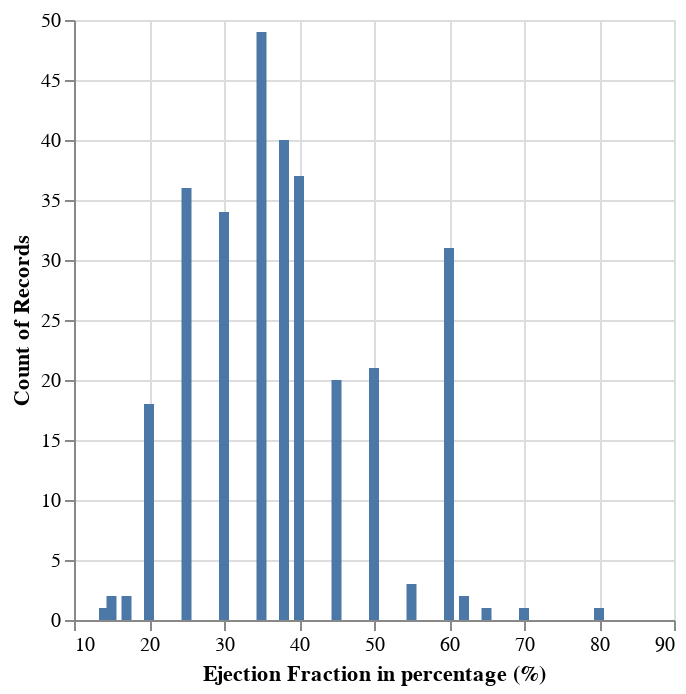

This figure's notebook cell:
### Code cell
distributions = alt.Chart(heart_failure).mark_bar().encode(
    x = alt.X("ejection_fraction").title("Ejection Fraction in percentage (%)"),
    y = "count()"
)
distributions

### Figure 1 — Vega-Lite specification as saved in the notebook (floating-point values rounded to 4 significant figures; data arrays with more than 128 entries replaced by an {"elided": "..."} marker saying what was removed)
{"config": {"view": {"continuousWidth": 300, "continuousHeight": 300}}, "data": {"name": "data-1c76ee76d02f4414b016063fd030a7f8"}, "mark": {"type": "bar"}, "encoding": {"x": {"field": "ejection_fraction", "title": "Ejection Fraction in percentage (%)", "type": "quantitative"}, "y": {"aggregate": "count", "type": "quantitative"}}, "$schema": "https://vega.github.io/schema/vega-lite/v5.16.3.json", "datasets": {"data-1c76ee76d02f4414b016063fd030a7f8": {"elided": "299 records"}}}
